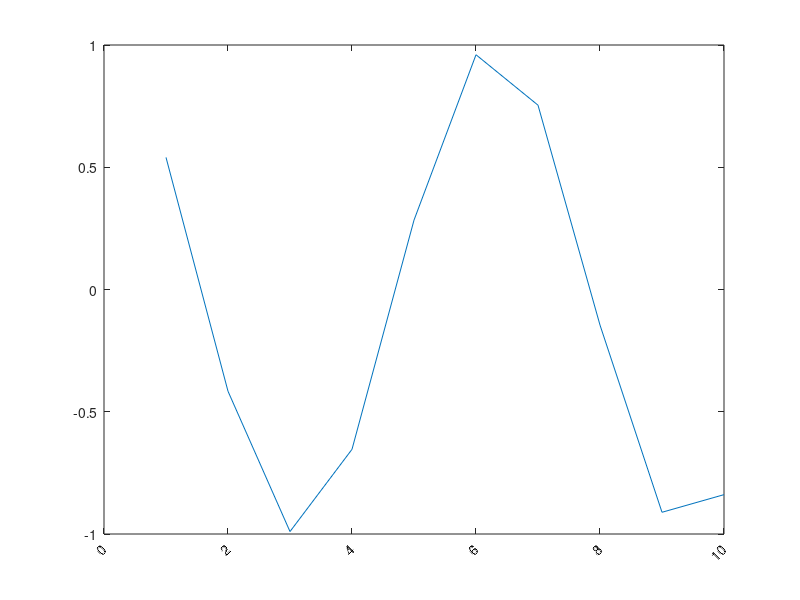

This figure's MATLAB source:
clc
clear

x=1:10;
y=cos(x);
plot(x,y)
h=gca;
rot=45;
a=get(h,'XTickLabel');
set(h,'XTickLabel',[]);
b=get(h,'XTick');
c=get(h,'YTick');
text(b,repmat(c(1)-.1*(c(2)-c(1)),length(b),1),a,'HorizontalAlignment','right','rotation',rot);